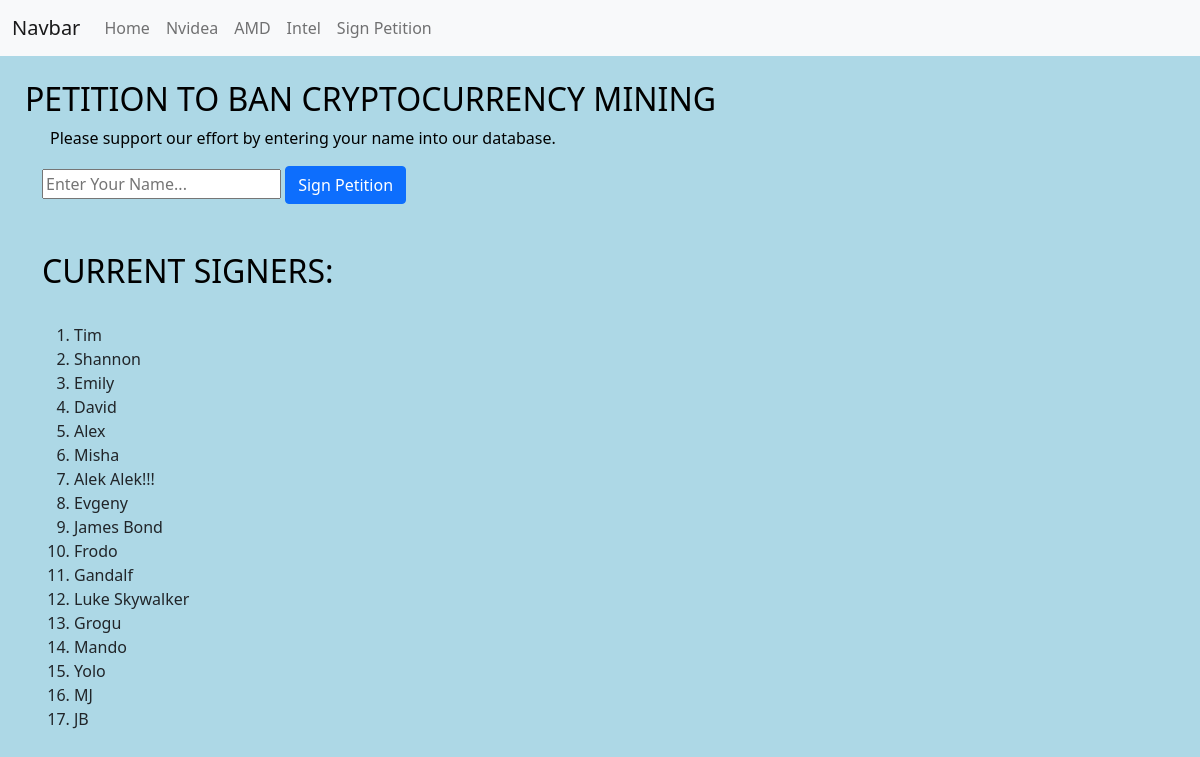
Screenshot of /bancrypto with the database file from the repository.
### app.py (models this page shows)
class Signers(db.Model):
    id = db.Column(db.Integer, primary_key=True)
    name = db.Column(db.String(50),nullable=False)

### app.py (the view, shortened to what this page needs)
@app.route('/bancrypto',methods=['GET','POST'])
def bancrypto():
    title = 'PETITION'
    if request.method == 'GET':
        signers = Signers.query.order_by(Signers.id)
        return render_template('bancrypto.html',title=title,signers=signers)

### templates/bancrypto.html (shortened to what this page needs)
{%extends 'base.html'%}
{%block background%}
<link href="/static/css/home.css" rel="stylesheet">
{%endblock%}
{%block content%}
<br/>
<h1 style="text-indent: 25px;">PETITION TO BAN CRYPTOCURRENCY MINING</h1>
<p style="text-indent: 50px;">Please support our effort by entering your name into our database.</p>
<div class="container">
    <form action="/bancrypto" METHOD="POST">
        <input type="text" placeholder="Enter Your Name..." name="petition_form">
        <input type="submit" value = 'Sign Petition' class="btn btn-primary">
    </form>
    <br>
    <br>
    <h1>CURRENT SIGNERS:</h1>
    <br>
    <ol>
        {%for signer in signers%}
            <li>{{signer.name}}</li>
        {%endfor%}
    </ol>
</div>
{%endblock%}

### templates/base.html (shortened to what this page needs)
<!doctype html>
<html lang="en">
  <head>
    <link href="https://cdn.jsdelivr.net/npm/bootstrap@5.1.3/dist/css/bootstrap.min.css" rel="stylesheet"
>
    {%block background%}
    {%endblock%}
  </head>
  <body>
                  <nav class="navbar navbar-expand-lg navbar-light bg-light">
                    <div class="container-fluid">
                      <a class="navbar-brand" href="#">Navbar</a>
                      <div class="collapse navbar-collapse" id="navbarNav">
                        <ul class="navbar-nav">
                          <li class="nav-item">
                            <a class="nav-link" href="/">Home</a>
                          </li>
                          <li class="nav-item">
                            <a class="nav-link" href="/nvidea">Nvidea</a>
                          </li>
                          <li class="nav-item">
                            <a class="nav-link" href="/amd">AMD</a>
                          </li>
                          <li class="nav-item">
                            <a class="nav-link" href="/intel">Intel</a>
                          </li>
                          <li class="nav-item">
                            <a class="nav-link" href="/bancrypto">Sign Petition</a>
                          </li>
                        </ul>
                      </div>
                    </div>
                  </nav>
  </body>
  {%block content%}
  {%endblock%}
</html>

### static/css/home.css (style rules this page uses)
body { background:lightblue; }
h1 { color:black; font-size:32px; }
p { color:black; font-size:16px; }

### rows the page displays
Signers: name "Tim"
Signers: name "Shannon"
Signers: name "Emily"
Signers: name "David"
Signers: name "Alex"
Signers: name "Misha"
Signers: name "Alek Alek!!!"
Signers: name "Evgeny"
Signers: name "James Bond"
Signers: name "Frodo"
Signers: name "Gandalf"
Signers: name "Luke Skywalker"
Signers: name "Grogu"
Signers: name "Mando"
Signers: name "Yolo"
Signers: name "MJ"
Signers: name "JB"
